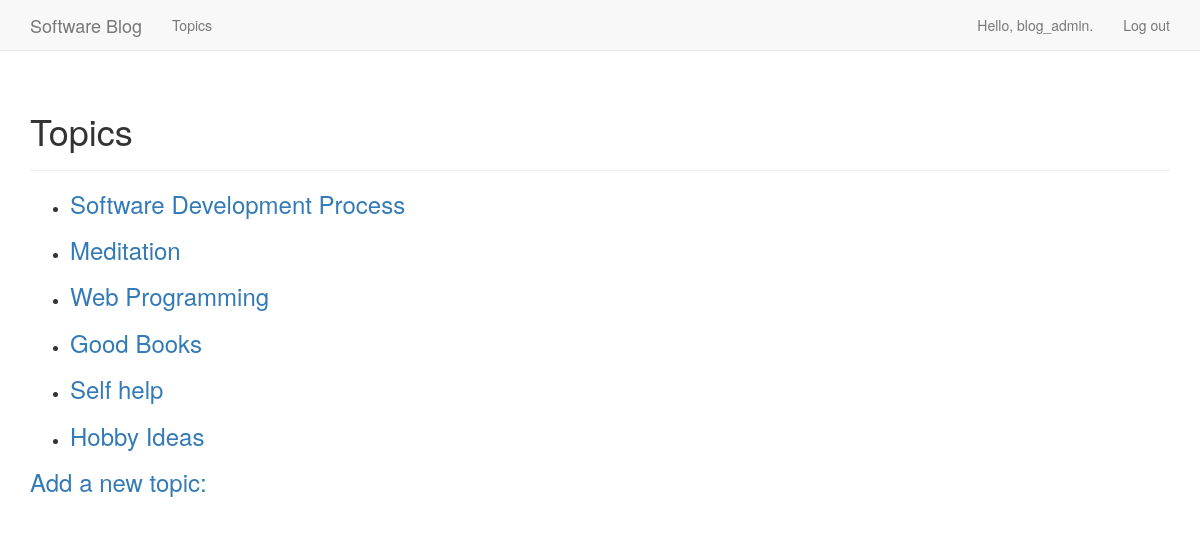
Page /topics/ (signed in) on the earlier database version.
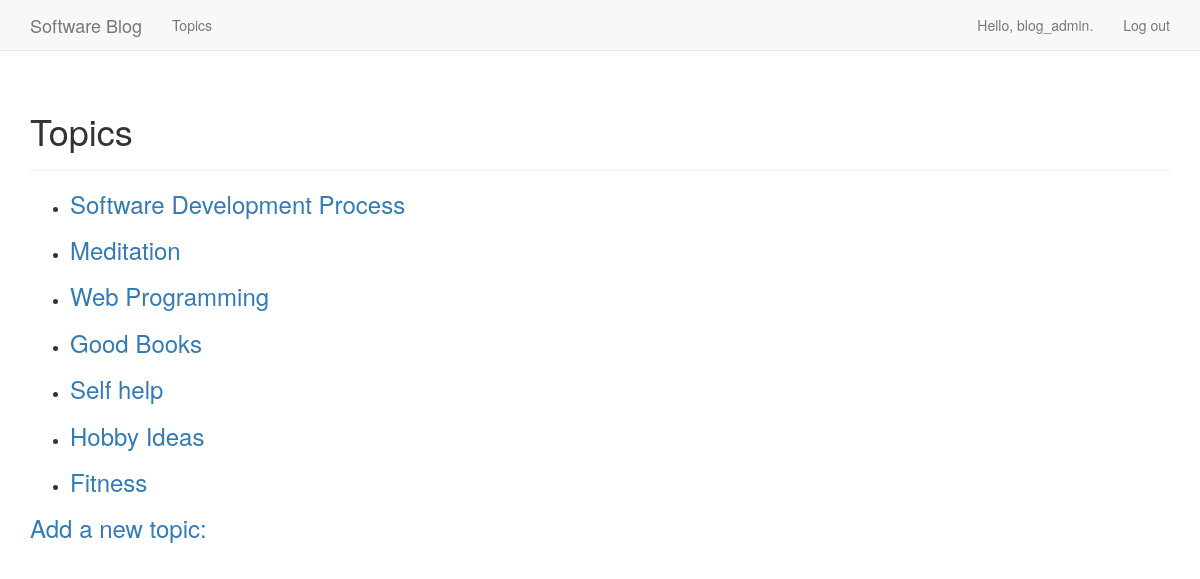
Same page on the later database version.
### blogs/models.py (models this page shows)
class Topic(models.Model):
	text = models.CharField(max_length=200)
	date_added = models.DateTimeField(auto_now_add=True)
	owner = models.ForeignKey(User)
	def __str__(self):
		return self.text

### blogs/views.py (the view)
# urls.py: url(r'^topics/$', views.topics, name='topics'),
@login_required
def topics(request):
	topics = Topic.objects.filter(owner=request.user).order_by('date_added')
	context = {'topics': topics}
	return render(request, 'blogs/topics.html', context)

### blogs/templates/blogs/topics.html
{% extends "blogs/base.html" %}
{% block header %}
	<h1>Topics</h1>
{% endblock header %}
{% block content %}
	<ul>
		{% for topic in topics %}
			<li>
				<h3>
					<a href="{% url 'blogs:topic' topic.id %}">{{ topic }}</a>
				</h3>
			</li>
		{% empty %}
			<li>No topics have been added yet.</li>
		{% endfor %}
	</ul>
	<h3><a href="{% url 'blogs:new_topic' %}">Add a new topic:</a></h3>
{% endblock content %}

Differences in the rows shown:
added Topic: text "Fitness"
